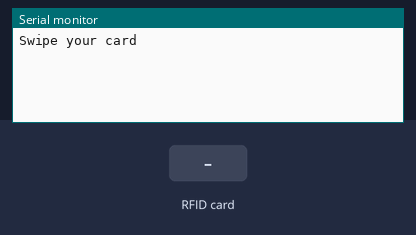
Bench run of a sketch on a simulated Arduino Uno, built with avr-gcc and run on an emulated ATmega328P. On the bench: the last lines printed to the serial monitor. The inputs (shaded band) are chosen by the test bench.

Above: at 1.4 s.
1.5 s: RFID card 18 51 94 12 61 52 held to the reader
At 2.3 s:
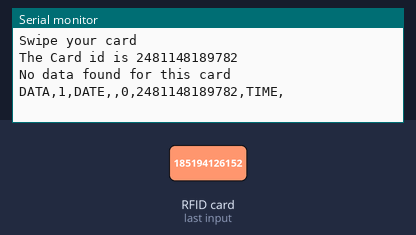
3.0 s: RFID card 5E 7A 19 C4 held to the reader
At 4.9 s:
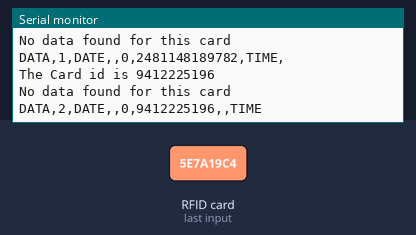

The sketch:

RFID_ANIL.ino
```cpp
#include <SPI.h>
#include <MFRC522.h>

#define SS_PIN 10 //RX slave select
#define RST_PIN 9

MFRC522 mfrc522(SS_PIN, RST_PIN); // Create MFRC522 instance.

String card_ID=""; //card UID

//Add as many cards you want
String Name1="15320982152";//first UID card
String Name2="185194126152";//second UID card

int NumbCard[2];//the number of cards.
int j=0;  //incresd by one for every user added
int statu[2];//the number of cards.
int s=0;  //incresd by one for every user you add


String Name;//user name
long Number;//user number
String ExcelName="Logs";
int L=0;
int n ;//The number of card you want to detect (optional)
int ID=1;
void setup() {
  //lcd.begin(16, 2);
  Serial.begin(9600); // Initialize serial communications with the PC
  SPI.begin();  // Init SPI bus
  mfrc522.PCD_Init(); // Init MFRC522 card

  Serial.println("Swipe your card");

  delay(200);
   }

void loop() {
  //look for new card
   if ( ! mfrc522.PICC_IsNewCardPresent()) {
  return;//got to start of loop if there is no card present
 }
 // Select one of the cards
 if ( ! mfrc522.PICC_ReadCardSerial()) {
  return;//if read card serial(0) returns 1, the uid struct contians the ID of the read card.
 }

 for (byte i = 0; i < mfrc522.uid.size; i++) {
     card_ID += mfrc522.uid.uidByte[i];
 }

 Serial.println("The Card id is " + card_ID);

       if(card_ID==Name1){
       Name="Anil Subedi";//user name
       Number=180273;//user number
       j=0;//incresd by one for every user you add
       s=0;//++1
      }
      else if(card_ID==Name2){
       Name="Ram rai";//user name
       Number=180000;//user number
       j=1;//++1
       s=1;//++1
      }
      else{
         Serial.println("No data found for this card");
     }

      if(NumbCard[j] == 1 && statu[s] == 0){
      statu[s]=1;
      NumbCard[j] = 0;

      Serial.print("DATA,");//send the Name to excel
      Serial.print(ID);
      Serial.print(",");
      Serial.print("DATE");
      Serial.print(",");
      Serial.print(Name);
      Serial.print(",");
      Serial.print(Number); //send the Number to excel
      Serial.print(",");
      Serial.print(card_ID); //send the card ID to excel
      Serial.print(",");
      Serial.print("");
      Serial.print(",");
      Serial.println("TIME");
      ID=ID+1;
      n++;//(optional)
;
      delay(30);

      }
      else if(NumbCard[j] == 0){
      NumbCard[j] = 1;
      statu[s]=0;
      n++;
      Serial.print("DATA,");//send the Name to excel
      Serial.print(ID);
      Serial.print(",");
      Serial.print("DATE");
      Serial.print(",");
      Serial.print(Name);
      Serial.print(",");
      Serial.print(Number); //send the Number to excel
      Serial.print(",");
      Serial.print(card_ID); //send the card ID to excel
      Serial.print(",");
      Serial.print("TIME");
      Serial.print(",");
      Serial.println("");

      delay(30);

      ID=ID+1;
      }
      delay(1000);

cont:
delay(1000);
card_ID="";

}
```

Measured:
- after the input at 1.5 s, the serial monitor: prints a new line at once (image 1)
- after the input at 3.0 s, the serial monitor: prints a new line after 0.57 s (image 2)
